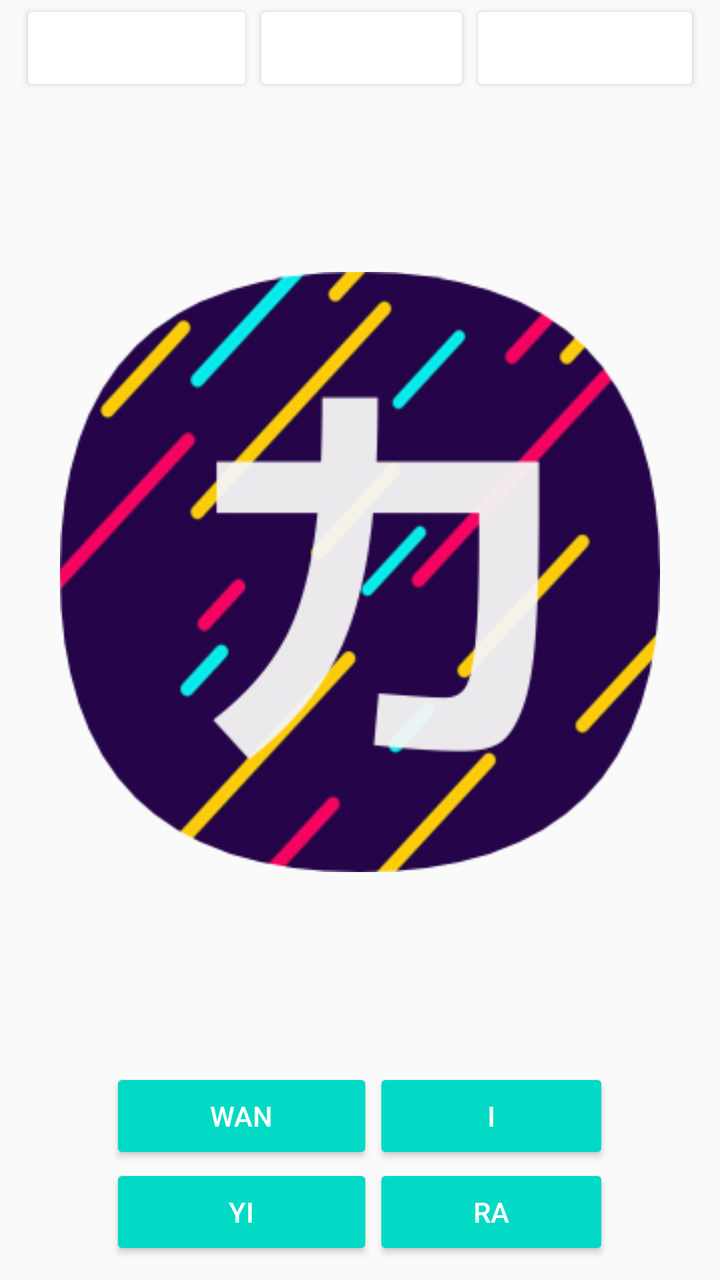
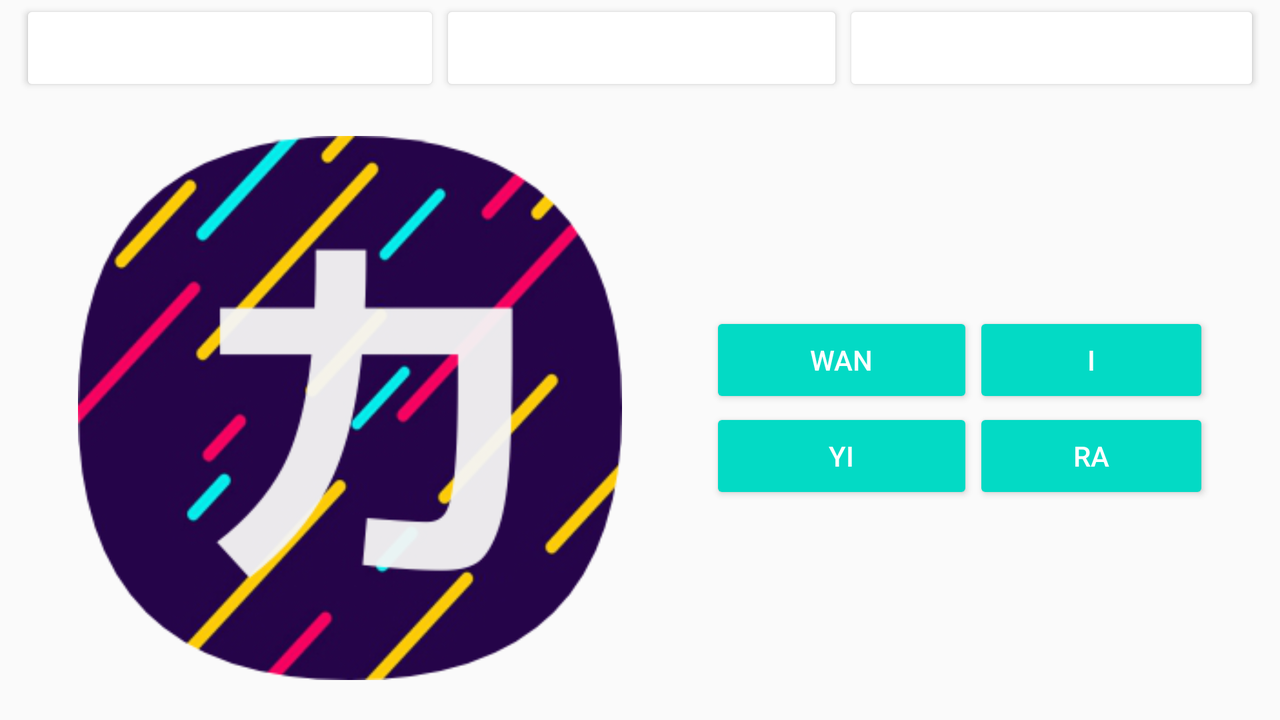

An Android layout and its configuration variant, each rendered on a device that would load it. The default file and the variant file are quoted in full after the pictures.
<!-- AndroidManifest.xml: application theme AppTheme -->
<!-- res/layout/fragment_content.xml -->
<?xml version="1.0" encoding="utf-8"?>
<RelativeLayout
        xmlns:android="http://schemas.android.com/apk/res/android"
        xmlns:tools="http://schemas.android.com/tools"
        xmlns:app="http://schemas.android.com/apk/res-auto"
        android:layout_width="match_parent"
        android:layout_height="match_parent"
        android:id="@+id/relative"
        android:background="@drawable/main_gradient">


    <LinearLayout
            android:id="@+id/topBar"
            android:paddingLeft="10dp"
            android:paddingRight="10dp"
            android:orientation="horizontal"
            android:layout_width="match_parent"
            android:layout_height="wrap_content"
            android:layout_alignParentTop="true">
        <Button
                android:text="Katakana"
                android:textColor="@color/cardview_light_background"
                app:backgroundTint="@color/colorPurple_A400"
                android:layout_width="wrap_content"
                android:layout_height="wrap_content" android:id="@+id/buttonTop1" android:layout_weight="1"/>
        <Button
                android:text="Random"
                android:textColor="@color/cardview_light_background"
                app:backgroundTint="@color/colorPurple_A400"
                android:clickable="false"
                android:layout_width="wrap_content"
                android:layout_height="wrap_content" android:id="@+id/buttonTop2" android:layout_weight="1"/>
        <Button
                android:text="Hiragana"
                android:textColor="@color/cardview_light_background"
                app:backgroundTint="@color/colorPurple_A400"
                android:layout_width="wrap_content"
                android:layout_height="wrap_content" android:id="@+id/buttonTop3" android:layout_weight="1"/>
    </LinearLayout>

    <FrameLayout
            android:id="@+id/imageLayout"
            android:layout_width="match_parent"
            android:layout_height="match_parent"
            android:layout_below="@+id/topBar"
            android:layout_above="@+id/bottomBar">
        <ImageView
                android:padding="30dp"
                android:layout_width="match_parent"
                android:layout_height="match_parent"
                android:src="@drawable/t2"
                android:layout_gravity="center"
                android:id="@+id/imageView"/>
    </FrameLayout>


    <TableLayout
            android:id="@+id/bottomBar"
            android:padding="10dp"
            android:layout_width="match_parent"
            android:layout_height="wrap_content"
            android:layout_alignParentStart="true"
            android:layout_alignParentBottom="true"
            android:layout_alignParentLeft="true">

        <TableRow
                android:layout_width="match_parent"
                android:layout_height="match_parent"
                android:gravity="center_horizontal">
            <Button
                    android:text="WAN"
                    app:backgroundTint="@color/colorAccent"
                    android:textColor="@color/cardview_light_background"
                    android:paddingLeft="50dp"
                    android:paddingRight="50dp"
                    android:layout_width="wrap_content"
                    android:layout_height="wrap_content"
                    android:id="@+id/button1"/>
            <Button
                    android:text="I"
                    android:paddingLeft="50dp"
                    android:paddingRight="50dp"
                    app:backgroundTint="@color/colorAccent"
                    android:textColor="@color/cardview_light_background"
                    android:layout_width="wrap_content"
                    android:layout_height="wrap_content"
                    android:id="@+id/button2"/>
        </TableRow>

        <TableRow android:layout_width="match_parent"
                  android:layout_height="match_parent"
                  android:gravity="center_horizontal">
            <Button
                    android:text="YI"
                    android:paddingLeft="50dp"
                    android:paddingRight="50dp"
                    app:backgroundTint="@color/colorAccent"
                    android:textColor="@color/cardview_light_background"
                    android:layout_width="wrap_content"
                    android:layout_height="wrap_content"
                    android:id="@+id/button3"/>
            <Button
                    android:text="RA"
                    android:paddingLeft="50dp"
                    android:paddingRight="50dp"
                    app:backgroundTint="@color/colorAccent"
                    android:textColor="@color/cardview_light_background"
                    android:layout_width="wrap_content"
                    android:layout_height="wrap_content"
                    android:id="@+id/button4"/>
        </TableRow>
    </TableLayout>

</RelativeLayout>
<!-- resources referenced by this layout -->
<resources>
  <!-- drawable main_gradient (drawable) -->
  <?xml version="1.0" encoding="utf-8"?>
  <shape xmlns:android="http://schemas.android.com/apk/res/android">
      <gradient
              android:angle="90"
              android:endColor="@color/colorPurple_A400"
              android:startColor="@color/colorPurple_900" />
  </shape>
  <!-- drawable t2: png bitmap (drawable, 79997 bytes) -->
  <style name="AppTheme" parent="Theme.AppCompat.Light.DarkActionBar">
          
          <item name="colorPrimary">@color/colorPurple_A400</item>
          <item name="colorPrimaryDark">@color/colorPurple_900</item>
          <item name="colorAccent">@color/colorAccent</item>
      </style>
</resources>
<!-- res/layout-land/fragment_content.xml (the repository's variant of the layout above) -->
<!-- drawn on the phone turned sideways -->
<?xml version="1.0" encoding="utf-8"?>
<RelativeLayout
        xmlns:android="http://schemas.android.com/apk/res/android"
        xmlns:tools="http://schemas.android.com/tools"
        xmlns:app="http://schemas.android.com/apk/res-auto"
        android:layout_width="match_parent"
        android:layout_height="match_parent"
        android:id="@+id/relative"
        android:background="@drawable/main_gradient">

    <LinearLayout
            android:id="@+id/topBar"
            android:paddingLeft="10dp"
            android:paddingRight="10dp"
            android:orientation="horizontal"
            android:layout_width="match_parent"
            android:layout_height="wrap_content"
            android:layout_alignParentTop="true">
        <Button
                android:text="Katakana"
                android:textColor="@color/cardview_light_background"
                app:backgroundTint="@color/colorPurple_A400"
                android:layout_width="wrap_content"
                android:layout_height="wrap_content" android:id="@+id/buttonTop1" android:layout_weight="1"/>
        <Button
                android:text="Random"
                android:textColor="@color/cardview_light_background"
                app:backgroundTint="@color/colorPurple_A400"
                android:clickable="false"
                android:layout_width="wrap_content"
                android:layout_height="wrap_content" android:id="@+id/buttonTop2" android:layout_weight="1"/>
        <Button
                android:text="Hiragana"
                android:textColor="@color/cardview_light_background"
                app:backgroundTint="@color/colorPurple_A400"
                android:layout_width="wrap_content"
                android:layout_height="wrap_content" android:id="@+id/buttonTop3" android:layout_weight="1"/>
    </LinearLayout>


    <LinearLayout
            android:orientation="horizontal"
            android:layout_below="@id/topBar"
            android:layout_width="match_parent"
            android:layout_height="match_parent"
            android:weightSum="2">


        <FrameLayout
                android:id="@+id/imageLayout"
                android:layout_gravity="center"
                android:paddingLeft="30dp"
                android:paddingTop="20dp"
                android:paddingBottom="20dp"
                android:layout_width="match_parent"
                android:layout_weight="1"
                android:layout_height="match_parent">

            <ImageView
                    android:layout_width="match_parent"
                    android:layout_height="match_parent"
                    android:src="@drawable/t2"
                    android:layout_gravity="center"
                    android:id="@+id/imageView"/>
        </FrameLayout>

        <TableLayout
                android:id="@+id/bottomBar"
                android:padding="10dp"
                android:layout_gravity="center"
                android:layout_weight="1"
                android:layout_width="match_parent"
                android:layout_height="wrap_content">

            <TableRow
                    android:layout_width="match_parent"
                    android:layout_height="match_parent"
                    android:gravity="center_horizontal">
                <Button
                        android:text="WAN"
                        app:backgroundTint="@color/colorAccent"
                        android:textColor="@color/cardview_light_background"
                        android:paddingLeft="50dp"
                        android:paddingRight="50dp"
                        android:layout_width="wrap_content"
                        android:layout_height="wrap_content"
                        android:id="@+id/button1"/>
                <Button
                        android:text="I"
                        android:paddingLeft="50dp"
                        android:paddingRight="50dp"
                        app:backgroundTint="@color/colorAccent"
                        android:textColor="@color/cardview_light_background"
                        android:layout_width="wrap_content"
                        android:layout_height="wrap_content"
                        android:id="@+id/button2"/>
            </TableRow>

            <TableRow android:layout_width="match_parent"
                      android:layout_height="match_parent"
                      android:gravity="center_horizontal">
                <Button
                        android:text="YI"
                        android:paddingLeft="50dp"
                        android:paddingRight="50dp"
                        app:backgroundTint="@color/colorAccent"
                        android:textColor="@color/cardview_light_background"
                        android:layout_width="wrap_content"
                        android:layout_height="wrap_content"
                        android:id="@+id/button3"/>
                <Button
                        android:text="RA"
                        android:paddingLeft="50dp"
                        android:paddingRight="50dp"
                        app:backgroundTint="@color/colorAccent"
                        android:textColor="@color/cardview_light_background"
                        android:layout_width="wrap_content"
                        android:layout_height="wrap_content"
                        android:id="@+id/button4"/>
            </TableRow>
        </TableLayout>

    </LinearLayout>



</RelativeLayout>
